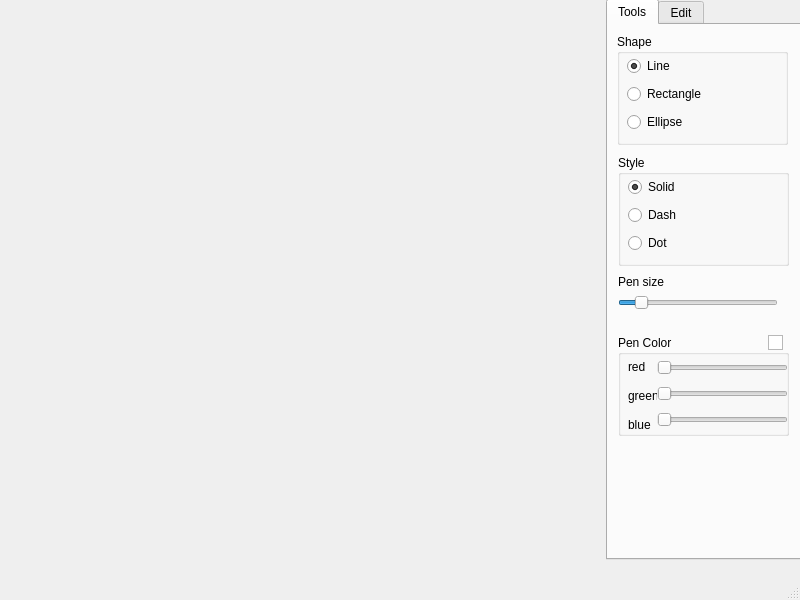
<?xml version="1.0" encoding="UTF-8"?>
<ui version="4.0">
 <class>MainWindow</class>
 <widget class="QMainWindow" name="MainWindow">
  <property name="geometry">
   <rect>
    <x>0</x>
    <y>0</y>
    <width>800</width>
    <height>600</height>
   </rect>
  </property>
  <property name="windowTitle">
   <string>MainWindow</string>
  </property>
  <widget class="QWidget" name="centralwidget">
   <widget class="QTabWidget" name="tabWidget">
    <property name="geometry">
     <rect>
      <x>606</x>
      <y>-1</y>
      <width>201</width>
      <height>561</height>
     </rect>
    </property>
    <property name="currentIndex">
     <number>0</number>
    </property>
    <widget class="QWidget" name="tab">
     <attribute name="title">
      <string>Tools</string>
     </attribute>
     <widget class="QGroupBox" name="groupBox">
      <property name="geometry">
       <rect>
        <x>9</x>
        <y>9</y>
        <width>171</width>
        <height>111</height>
       </rect>
      </property>
      <property name="title">
       <string>Shape</string>
      </property>
      <widget class="QWidget" name="verticalLayoutWidget">
       <property name="geometry">
        <rect>
         <x>10</x>
         <y>20</y>
         <width>160</width>
         <height>80</height>
        </rect>
       </property>
       <layout class="QVBoxLayout" name="verticalLayout_2">
        <item>
         <widget class="QRadioButton" name="radioButton">
          <property name="text">
           <string>Line</string>
          </property>
          <property name="checked">
           <bool>true</bool>
          </property>
         </widget>
        </item>
        <item>
         <widget class="QRadioButton" name="radioButton_3">
          <property name="text">
           <string>Rectangle</string>
          </property>
         </widget>
        </item>
        <item>
         <widget class="QRadioButton" name="radioButton_2">
          <property name="text">
           <string>Ellipse</string>
          </property>
         </widget>
        </item>
       </layout>
      </widget>
     </widget>
     <widget class="QGroupBox" name="groupBox_2">
      <property name="geometry">
       <rect>
        <x>10</x>
        <y>130</y>
        <width>171</width>
        <height>111</height>
       </rect>
      </property>
      <property name="title">
       <string>Style</string>
      </property>
      <widget class="QWidget" name="verticalLayoutWidget_2">
       <property name="geometry">
        <rect>
         <x>10</x>
         <y>20</y>
         <width>160</width>
         <height>80</height>
        </rect>
       </property>
       <layout class="QVBoxLayout" name="verticalLayout_3">
        <item>
         <widget class="QRadioButton" name="radioButton_4">
          <property name="text">
           <string>Solid</string>
          </property>
          <property name="checked">
           <bool>true</bool>
          </property>
         </widget>
        </item>
        <item>
         <widget class="QRadioButton" name="radioButton_5">
          <property name="text">
           <string>Dash</string>
          </property>
         </widget>
        </item>
        <item>
         <widget class="QRadioButton" name="radioButton_6">
          <property name="text">
           <string>Dot</string>
          </property>
         </widget>
        </item>
       </layout>
      </widget>
     </widget>
     <widget class="QSlider" name="horizontalSlider">
      <property name="geometry">
       <rect>
        <x>10</x>
        <y>270</y>
        <width>160</width>
        <height>16</height>
       </rect>
      </property>
      <property name="minimum">
       <number>1</number>
      </property>
      <property name="maximum">
       <number>10</number>
      </property>
      <property name="value">
       <number>2</number>
      </property>
      <property name="orientation">
       <enum>Qt::Horizontal</enum>
      </property>
     </widget>
     <widget class="QLabel" name="label">
      <property name="geometry">
       <rect>
        <x>10</x>
        <y>250</y>
        <width>47</width>
        <height>13</height>
       </rect>
      </property>
      <property name="text">
       <string>Pen size</string>
      </property>
     </widget>
     <widget class="QGroupBox" name="groupBox_3">
      <property name="geometry">
       <rect>
        <x>10</x>
        <y>310</y>
        <width>171</width>
        <height>101</height>
       </rect>
      </property>
      <property name="title">
       <string>Pen Color</string>
      </property>
      <widget class="QWidget" name="verticalLayoutWidget_3">
       <property name="geometry">
        <rect>
         <x>39</x>
         <y>20</y>
         <width>131</width>
         <height>80</height>
        </rect>
       </property>
       <layout class="QVBoxLayout" name="verticalLayout_4">
        <item>
         <widget class="QSlider" name="horizontalSlider_3">
          <property name="maximum">
           <number>255</number>
          </property>
          <property name="value">
           <number>0</number>
          </property>
          <property name="orientation">
           <enum>Qt::Horizontal</enum>
          </property>
         </widget>
        </item>
        <item>
         <widget class="QSlider" name="horizontalSlider_4">
          <property name="maximum">
           <number>255</number>
          </property>
          <property name="value">
           <number>0</number>
          </property>
          <property name="orientation">
           <enum>Qt::Horizontal</enum>
          </property>
         </widget>
        </item>
        <item>
         <widget class="QSlider" name="horizontalSlider_2">
          <property name="maximum">
           <number>255</number>
          </property>
          <property name="value">
           <number>0</number>
          </property>
          <property name="orientation">
           <enum>Qt::Horizontal</enum>
          </property>
         </widget>
        </item>
       </layout>
      </widget>
      <widget class="QWidget" name="verticalLayoutWidget_4">
       <property name="geometry">
        <rect>
         <x>10</x>
         <y>20</y>
         <width>39</width>
         <height>81</height>
        </rect>
       </property>
       <layout class="QVBoxLayout" name="verticalLayout_6">
        <property name="rightMargin">
         <number>10</number>
        </property>
        <item>
         <widget class="QLabel" name="label_3">
          <property name="text">
           <string>red</string>
          </property>
         </widget>
        </item>
        <item>
         <widget class="QLabel" name="label_4">
          <property name="text">
           <string>green</string>
          </property>
         </widget>
        </item>
        <item>
         <widget class="QLabel" name="label_2">
          <property name="text">
           <string>blue</string>
          </property>
         </widget>
        </item>
       </layout>
      </widget>
      <widget class="QGraphicsView" name="graphicsView">
       <property name="geometry">
        <rect>
         <x>150</x>
         <y>0</y>
         <width>15</width>
         <height>15</height>
        </rect>
       </property>
       <property name="backgroundBrush">
        <brush brushstyle="SolidPattern">
         <color alpha="255">
          <red>0</red>
          <green>0</green>
          <blue>0</blue>
         </color>
        </brush>
       </property>
      </widget>
     </widget>
    </widget>
    <widget class="QWidget" name="tab_2">
     <attribute name="title">
      <string>Edit</string>
     </attribute>
     <widget class="QGroupBox" name="groupBox_4">
      <property name="geometry">
       <rect>
        <x>10</x>
        <y>10</y>
        <width>171</width>
        <height>111</height>
       </rect>
      </property>
      <property name="title">
       <string>Style</string>
      </property>
      <widget class="QWidget" name="verticalLayoutWidget_5">
       <property name="geometry">
        <rect>
         <x>10</x>
         <y>20</y>
         <width>160</width>
         <height>80</height>
        </rect>
       </property>
       <layout class="QVBoxLayout" name="verticalLayout_7">
        <item>
         <widget class="QRadioButton" name="radioButton_7">
          <property name="text">
           <string>Solid</string>
          </property>
          <property name="checked">
           <bool>true</bool>
          </property>
         </widget>
        </item>
        <item>
         <widget class="QRadioButton" name="radioButton_8">
          <property name="text">
           <string>Dash</string>
          </property>
         </widget>
        </item>
        <item>
         <widget class="QRadioButton" name="radioButton_9">
          <property name="text">
           <string>Dot</string>
          </property>
         </widget>
        </item>
       </layout>
      </widget>
     </widget>
     <widget class="QGroupBox" name="groupBox_9">
      <property name="geometry">
       <rect>
        <x>10</x>
        <y>190</y>
        <width>171</width>
        <height>101</height>
       </rect>
      </property>
      <property name="title">
       <string>Pen Color</string>
      </property>
      <widget class="QWidget" name="verticalLayoutWidget_11">
       <property name="geometry">
        <rect>
         <x>39</x>
         <y>20</y>
         <width>131</width>
         <height>80</height>
        </rect>
       </property>
       <layout class="QVBoxLayout" name="verticalLayout_13">
        <item>
         <widget class="QSlider" name="horizontalSlider_10">
          <property name="maximum">
           <number>255</number>
          </property>
          <property name="value">
           <number>0</number>
          </property>
          <property name="orientation">
           <enum>Qt::Horizontal</enum>
          </property>
         </widget>
        </item>
        <item>
         <widget class="QSlider" name="horizontalSlider_11">
          <property name="maximum">
           <number>255</number>
          </property>
          <property name="value">
           <number>0</number>
          </property>
          <property name="orientation">
           <enum>Qt::Horizontal</enum>
          </property>
         </widget>
        </item>
        <item>
         <widget class="QSlider" name="horizontalSlider_12">
          <property name="maximum">
           <number>255</number>
          </property>
          <property name="value">
           <number>0</number>
          </property>
          <property name="orientation">
           <enum>Qt::Horizontal</enum>
          </property>
         </widget>
        </item>
       </layout>
      </widget>
      <widget class="QWidget" name="verticalLayoutWidget_12">
       <property name="geometry">
        <rect>
         <x>10</x>
         <y>20</y>
         <width>39</width>
         <height>81</height>
        </rect>
       </property>
       <layout class="QVBoxLayout" name="verticalLayout_14">
        <property name="rightMargin">
         <number>10</number>
        </property>
        <item>
         <widget class="QLabel" name="label_10">
          <property name="text">
           <string>red</string>
          </property>
         </widget>
        </item>
        <item>
         <widget class="QLabel" name="label_11">
          <property name="text">
           <string>green</string>
          </property>
         </widget>
        </item>
        <item>
         <widget class="QLabel" name="label_12">
          <property name="text">
           <string>blue</string>
          </property>
         </widget>
        </item>
       </layout>
      </widget>
      <widget class="QGraphicsView" name="graphicsView_2">
       <property name="geometry">
        <rect>
         <x>150</x>
         <y>0</y>
         <width>15</width>
         <height>15</height>
        </rect>
       </property>
       <property name="backgroundBrush">
        <brush brushstyle="SolidPattern">
         <color alpha="255">
          <red>0</red>
          <green>0</green>
          <blue>0</blue>
         </color>
        </brush>
       </property>
      </widget>
     </widget>
     <widget class="QLabel" name="label_9">
      <property name="geometry">
       <rect>
        <x>10</x>
        <y>130</y>
        <width>47</width>
        <height>13</height>
       </rect>
      </property>
      <property name="text">
       <string>Pen size</string>
      </property>
     </widget>
     <widget class="QSlider" name="horizontalSlider_9">
      <property name="geometry">
       <rect>
        <x>10</x>
        <y>150</y>
        <width>160</width>
        <height>16</height>
       </rect>
      </property>
      <property name="minimum">
       <number>1</number>
      </property>
      <property name="maximum">
       <number>10</number>
      </property>
      <property name="value">
       <number>2</number>
      </property>
      <property name="orientation">
       <enum>Qt::Horizontal</enum>
      </property>
     </widget>
     <widget class="QSlider" name="horizontalSlider_13">
      <property name="geometry">
       <rect>
        <x>10</x>
        <y>370</y>
        <width>160</width>
        <height>16</height>
       </rect>
      </property>
      <property name="value">
       <number>50</number>
      </property>
      <property name="orientation">
       <enum>Qt::Horizontal</enum>
      </property>
     </widget>
     <widget class="QLabel" name="label_13">
      <property name="geometry">
       <rect>
        <x>10</x>
        <y>350</y>
        <width>47</width>
        <height>13</height>
       </rect>
      </property>
      <property name="text">
       <string>Scale</string>
      </property>
     </widget>
     <widget class="QPushButton" name="pushButton">
      <property name="geometry">
       <rect>
        <x>100</x>
        <y>300</y>
        <width>80</width>
        <height>21</height>
       </rect>
      </property>
      <property name="text">
       <string>Edit selection</string>
      </property>
     </widget>
     <widget class="QPushButton" name="pushButton_2">
      <property name="geometry">
       <rect>
        <x>100</x>
        <y>390</y>
        <width>80</width>
        <height>21</height>
       </rect>
      </property>
      <property name="text">
       <string>Scale</string>
      </property>
     </widget>
    </widget>
   </widget>
   <widget class="Draw" name="canvas" native="true">
    <property name="geometry">
     <rect>
      <x>-10</x>
      <y>-1</y>
      <width>621</width>
      <height>581</height>
     </rect>
    </property>
   </widget>
  </widget>
  <widget class="QMenuBar" name="menubar">
   <property name="geometry">
    <rect>
     <x>0</x>
     <y>0</y>
     <width>800</width>
     <height>20</height>
    </rect>
   </property>
  </widget>
  <widget class="QStatusBar" name="statusbar"/>
 </widget>
 <customwidgets>
  <customwidget>
   <class>Draw</class>
   <extends>QWidget</extends>
   <header>Draw.h</header>
   <container>1</container>
  </customwidget>
 </customwidgets>
 <resources/>
 <connections/>
</ui>
